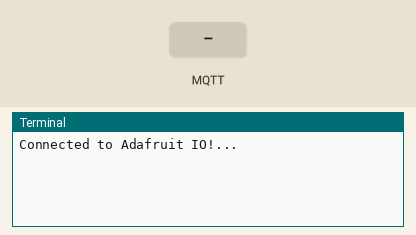
Simulated run of this program. Board: Raspberry Pi (BCM pin numbers). On the bench: the last lines printed to the terminal. The test bench sets the inputs (shaded band). No MQTT or app messages arrive unless stated.

Above: at 1.2 s.
1.3 s: MQTT message "1" arrives on the first subscribed topic
At 2.3 s:
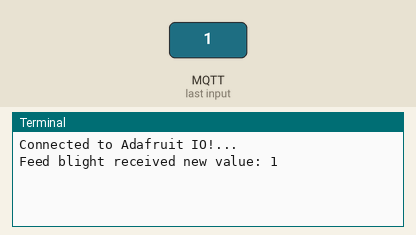
2.8 s: MQTT message "on" arrives on the first subscribed topic
At 3.4 s:
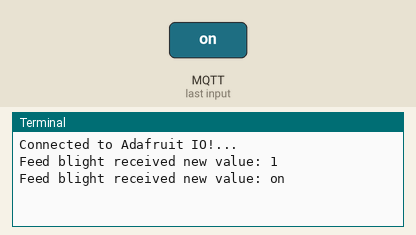
4.3 s: MQTT message "off" arrives on the first subscribed topic
At 5.8 s:
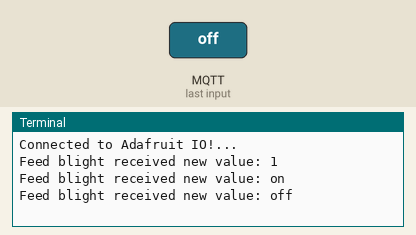

The program:

adaSub.py
```python
#!/usr/bin/python
# Import Adafruit IO MQTT client.
from Adafruit_IO import MQTTClient

ADAFRUIT_IO_KEY      = '7b1c2873a90d4c36b53ad4bc3795b781'
ADAFRUIT_IO_USERNAME = 'Nishantdawn'

def connected(client):
    # Connected function will be called when connected to Adafruit IO.
    print('Connected to Adafruit IO!...')
    client.subscribe('blight')

def message(client, feed_id, payload):
    # Message function will be called when a subscribed feed has a new value.
    # The feed_id parameter identifies the feed, and the payload parameter has
    # the new value.
    print('Feed {0} received new value: {1}'.format(feed_id, payload))


client = MQTTClient(ADAFRUIT_IO_USERNAME, ADAFRUIT_IO_KEY)
client.on_connect    = connected
client.on_message    = message
client.connect()
client.loop_blocking()
```

Measured:
- after the input at 1.3 s, the terminal: prints a new line at once (image 1)
- after the input at 2.8 s, the terminal: prints a new line at once (image 2)
- after the input at 4.3 s, the terminal: prints a new line at once (image 3)
